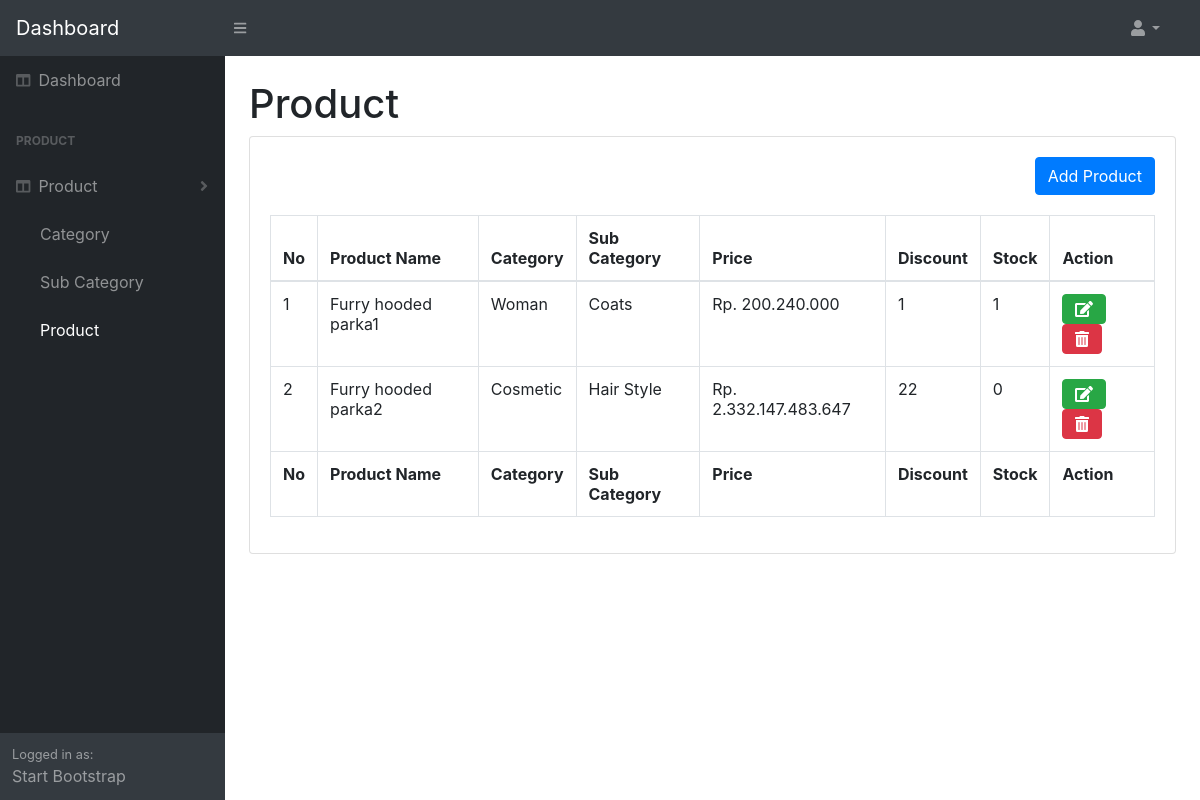
The app's page /admin/product with its own data.
### tables this page shows
CREATE TABLE `tbl_product` (
  `product_id` int(11) NOT NULL,
  `product_name` varchar(150) NOT NULL,
  `product_desc` text NOT NULL,
  `product_url` varchar(100) NOT NULL,
  `product_price` int(11) NOT NULL,
  `product_discount` int(11) NOT NULL,
  `product_stock` int(11) NOT NULL,
  `category_id` int(11) NOT NULL
);

CREATE TABLE `tbl_category` (
  `category_id` int(11) NOT NULL,
  `category_name` varchar(100) NOT NULL
);

CREATE TABLE `tbl_sub_category` (
  `sub_category_id` int(11) NOT NULL,
  `name` varchar(255) NOT NULL
);

### application/controllers/admin/ProductController.php (called while the page is built, shortened)
<?php
class ProductController extends CI_Controller
{
    function __construct()
    {
        $this->load->model('admin/Product');
        $this->load->model('admin/Category');
        $this->load->model('admin/SubCategory');
    }
    public function productList()
    {
        $data['head'] = 'product';
        $data['data'] = $this->Product->getProduct();
        $this->load->view('admin/product/list-product', $data);
    }
}

### index.php (called while the page is built, shortened)
<?php
require_once BASEPATH.'core/CodeIgniter.php';

### application/models/admin/Product.php (called while the page is built, shortened)
<?php
class Product extends CI_Model
{
    public function getProduct()
    {
        $data = $this->db->query("SELECT p.*,sc.sub_category_id,sc.name,c.category_id,c.category_name FROM tbl_product p
        left join tbl_relationship_product rp on rp.product_id = p.product_id
        left join tbl_sub_category sc on rp.sub_category_id = sc.sub_category_id
        left join tbl_relationship_category rc on rc.sub_category_id = sc.sub_category_id
        left join tbl_category c on rc.category_id = c.category_id");
        return $data->result_array();
    }
}

### application/views/admin/product/list-product.php (the view, shortened to what this page needs)
<body class="sb-nav-fixed">
	<div id="layoutSidenav">
		<div id="layoutSidenav_content">
			<main>
				<div class="container-fluid">
					<h1 class="mt-4">Product</h1>
					<div class="card mb-4">
						<div class="card-body">
							<a href="<?php echo base_url(); ?>admin/product/add-product" type="button"
								class="btn btn-primary float-right" style="margin-bottom:20px;">Add Product</a>
							<div class="table-responsive">
								<table class="table table-bordered" id="dataTable" width="100%" cellspacing="0">
									<thead>
										<tr>
											<th>No</th>
											<th>Product Name</th>
											<th>Category</th>
											<th>Sub Category</th>
											<th>Price</th>
											<th>Discount</th>
											<th>Stock</th>
											<th>Action</th>
										</tr>
									</thead>
									<tfoot>
										<tr>
											<th>No</th>
											<th>Product Name</th>
											<th>Category</th>
											<th>Sub Category</th>
											<th>Price</th>
											<th>Discount</th>
											<th>Stock</th>
											<th>Action</th>
										</tr>
									</tfoot>
									<tbody>
										<?php $number = 0; ?>
										<?php if (sizeof($data) > 0) { ?>
										<?php foreach ($data as $product) {
												$number++;
												echo "<tr>
                                                <td>" . $number . "</td>
                                                <td>" . $product['product_name'] . "</td>
                                                <td>" . $product['category_name'] . "</td>
                                                <td>" . $product['name'] . "</td>
                                                <td class='price'>" . $product['product_price'] . "</td>
                                                <td>" . $product['product_discount'] . "</td>
                                                <td>" . $product['product_stock'] . "</td>
												<td>
												<a href='" . base_url() . "admin/product/edit-product/" . $product['product_id'] . "' class='btn btn-success'><i class='fas fa-edit'></i></a>
												<a href='" . base_url() . "admin/product/delete-product/" . $product['product_id'] . "' class='btn btn-danger delete'><i class='fas fa-trash-alt'></i></a>
                                                </td>
                                                </tr>";
											}
											?>
										<?php
										} else {
											echo " <tr><td colspan='7'>No Data </td></tr>";
										} ?>
									</tbody>
								</table>
							</div>
						</div>
					</div>
				</div>
			</main>
		</div>
	</div>

### records on screen
tbl_product: product_name "Furry hooded parka1", tbl_category.category_name "Woman", tbl_sub_category.name "Coats", product_discount "1", product_stock "1"
tbl_product: product_name "Furry hooded parka2", tbl_category.category_name "Cosmetic", tbl_sub_category.name "Hair Style", product_discount "22", product_stock "0"
